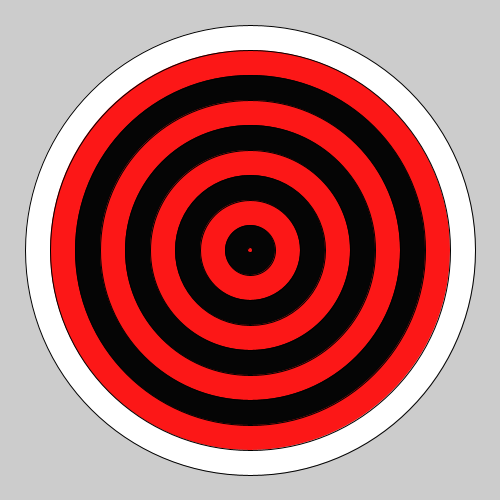
Frame 1 (no input)
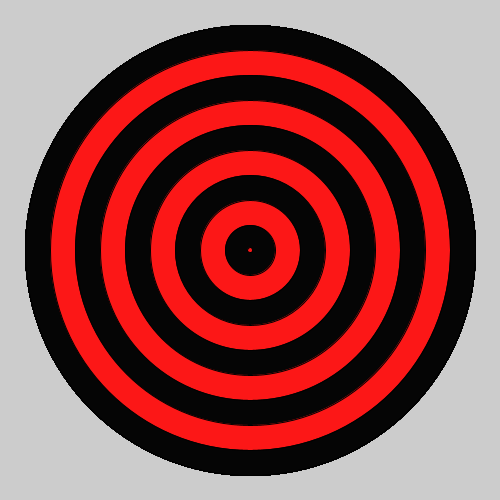
Frame 60 (the mouse pressed at the canvas centre just before this capture)
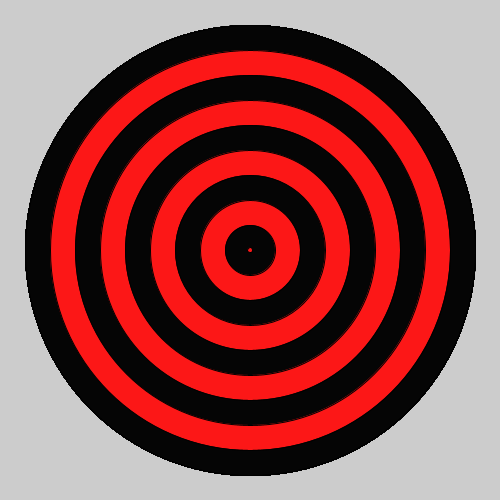
Frame 120 (the mouse held since frame 60 and released just before this capture)

The Processing sketch that drew these frames (run headless with seeded random() and noise(); from frame 60 on, the mouse is pressed at the canvas centre):

// Processing sketch: Bullseye
// ── Bullseye.pde
void setup(){
 size(500,500); 
  
  
}
void draw(){
  ellipse(250,250,450,450);
  fill(#FC1717);
  ellipse(250,250,400,400);
  fill(#050505);
   ellipse(250,250,350,350);
   fill(#FC1717);
  ellipse(250,250,300,300);
  fill(#050505);
   ellipse(250,250,250,250);
   fill(#FC1717);
  ellipse(250,250,200,200);
  fill(#050505);
   ellipse(250,250,150,150);
   fill(#FC1717);
  ellipse(250,250,100,100);
  fill(#050505);
   ellipse(250,250,50,50);
   fill(#FC1717);
  ellipse(250,250,5,5);
  fill(#050505);
}
